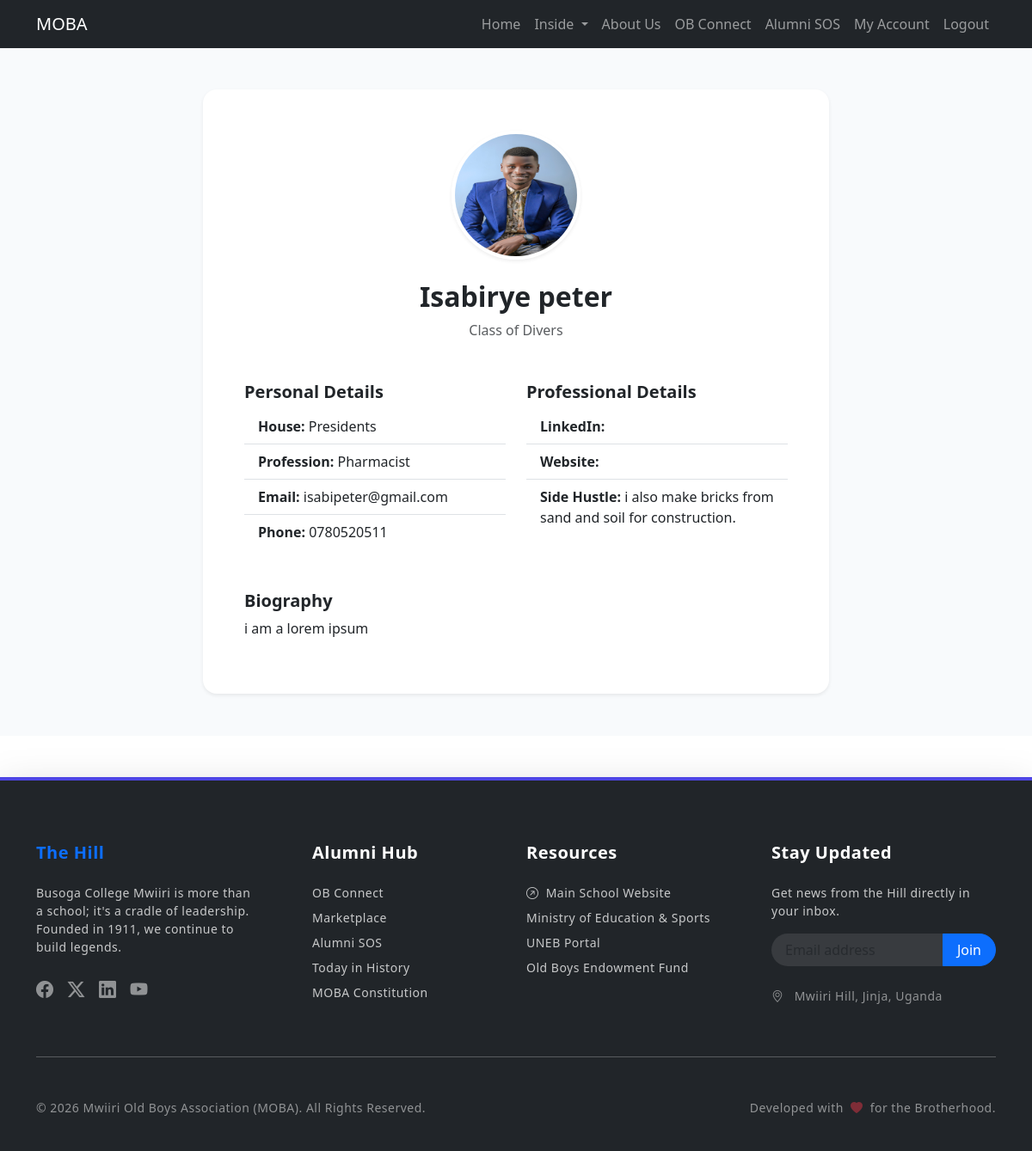
Screenshot of /connect/ob-connect/2/ (signed in) with the database file from the repository.
### users/models.py (models this page shows, shortened)
class User(AbstractUser):
    class Role(models.TextChoices):
        PUBLIC = "PUBLIC", "Public"
        SUBSCRIBER = "SUBSCRIBER", "Subscriber"
        ADMIN = "ADMIN", "Admin"
    base_role = Role.PUBLIC
    role = models.CharField(max_length=50, choices=Role.choices, default=base_role)
    cohort = models.ForeignKey('organisation.Cohort', on_delete=models.SET_NULL, null=True, blank=True)
    house = models.ForeignKey('organisation.House', on_delete=models.SET_NULL, null=True, blank=True)
    phone_number = models.CharField(max_length=20)
    linkedin_profile = models.URLField(blank=True)
    website = models.URLField(blank=True)
    address = models.CharField(max_length=255, blank=True)
    profession = models.ForeignKey('organisation.Profession', on_delete=models.SET_NULL, null=True, blank=True)
    whatsapp_contact = models.CharField(max_length=20, blank=True)
    biography = models.TextField(max_length=150, blank=True)
    side_hustle = models.TextField(blank=True)

class Profile(models.Model):
    user = models.OneToOneField(User, on_delete=models.CASCADE)
    bio = models.TextField(blank=True)
    profile_picture = models.ImageField(upload_to='profile_pictures/', blank=True)

### organisation/models.py (models this page shows, shortened)
class Cohort(models.Model):
    name = models.CharField(max_length=255)

class House(models.Model):
    name = models.CharField(max_length=255)

class Profession(models.Model):
    name = models.CharField(max_length=255, unique=True)

### connect/views.py (the view)
# urls.py: path('ob-connect/<int:user_id>/', views.view_ob, name='view_ob'),
@login_required
def view_ob(request, user_id):
    user = User.objects.get(id=user_id)
    return render(request, 'connect/view_ob.html', {'user': user})

### connect/templates/connect/view_ob.html
{% extends "base.html" %}
{% block content %}
<div class="container-fluid py-5 px-lg-5" style="background-color: #f8fafc; min-height: 100vh;">
    <div class="row justify-content-center">
        <div class="col-lg-8">
            <div class="card shadow-sm border-0 rounded-4">
                <div class="card-body p-4 p-md-5">
                    <div class="text-center mb-5">
                        <img src="{% if user.profile.profile_picture %}{{ user.profile.profile_picture.url }}{% else %}https://ui-avatars.com/api/?name={{ user.username }}&background=0D6EFD&color=fff&size=150{% endif %}" class="rounded-circle border border-4 border-white shadow-sm" width="150" height="150" alt="Avatar">
                        <h2 class="fw-bold mt-4">{{ user.get_full_name|default:user.username }}</h2>
                        <p class="text-muted">Class of {{ user.cohort.name|default:"N/A" }}</p>
                    </div>
                    <div class="row">
                        <div class="col-md-6">
                            <h5 class="fw-bold">Personal Details</h5>
                            <ul class="list-group list-group-flush">
                                <li class="list-group-item"><strong>House:</strong> {{ user.house.name|default:"N/A" }}</li>
                                <li class="list-group-item"><strong>Profession:</strong> {{ user.profession.name|default:"N/A" }}</li>
                                <li class="list-group-item"><strong>Email:</strong> {{ user.email }}</li>
                                <li class="list-group-item"><strong>Phone:</strong> {{ user.phone_number }}</li>
                            </ul>
                        </div>
                        <div class="col-md-6">
                            <h5 class="fw-bold">Professional Details</h5>
                            <ul class="list-group list-group-flush">
                                <li class="list-group-item"><strong>LinkedIn:</strong> <a href="{{ user.linkedin_profile }}">{{ user.linkedin_profile }}</a></li>
                                <li class="list-group-item"><strong>Website:</strong> <a href="{{ user.website }}">{{ user.website }}</a></li>
                                <li class="list-group-item"><strong>Side Hustle:</strong> {{ user.side_hustle }}</li>
                            </ul>
                        </div>
                    </div>
                    <div class="mt-5">
                        <h5 class="fw-bold">Biography</h5>
                        <p>{{ user.biography }}</p>
                    </div>
                </div>
            </div>
        </div>
    </div>
</div>
{% endblock %}

### rows the page displays
User: profile_picture (picture), get_full_name "Isabirye peter", cohort.name "Divers", house.name "Presidents", profession.name "Pharmacist", email "isabipeter@gmail.com", phone_number "0780520511", side_hustle "i also make bricks from sand and soil for construction.", biography "i am a lorem ipsum"
